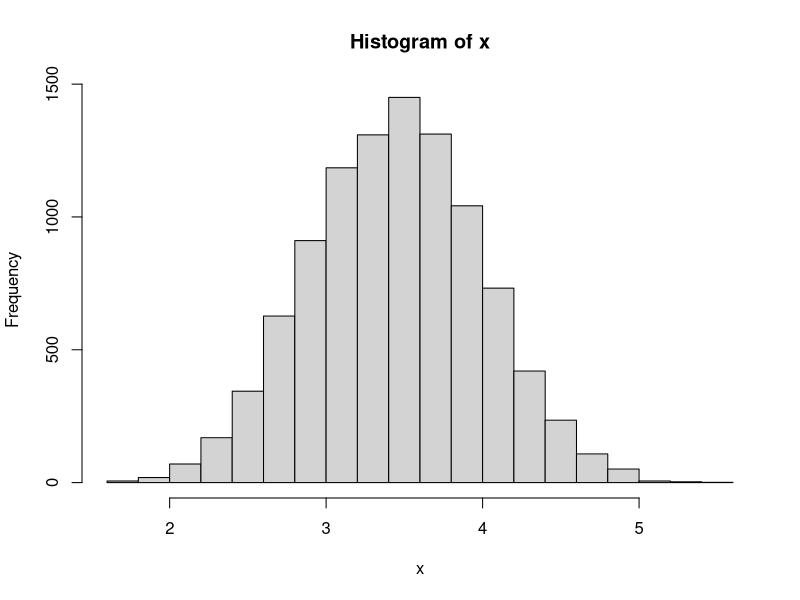

Reproduce this figure in R.
## ---- chunk 1
x = sample(1:6,10,replace=TRUE)
print(x)
## ---- chunk 2
num_repetitions = 10000
num_rolls_per_repetition = 3
num_sides = 6
x = matrix(sample(1:num_sides,num_repetitions*num_rolls_per_repetition,TRUE),nrow=num_repetitions)
sum(apply(x,1,mean) > 3.5)
## ---- chunk 3
num_repetitions = 10000
num_rolls_per_repetition = 3
num_sides = 6
x = numeric()
for(i in 1:num_repetitions){
  x = c(x,mean(sample(1:num_sides,10,TRUE)))
}
hist(x)
sd(x)
